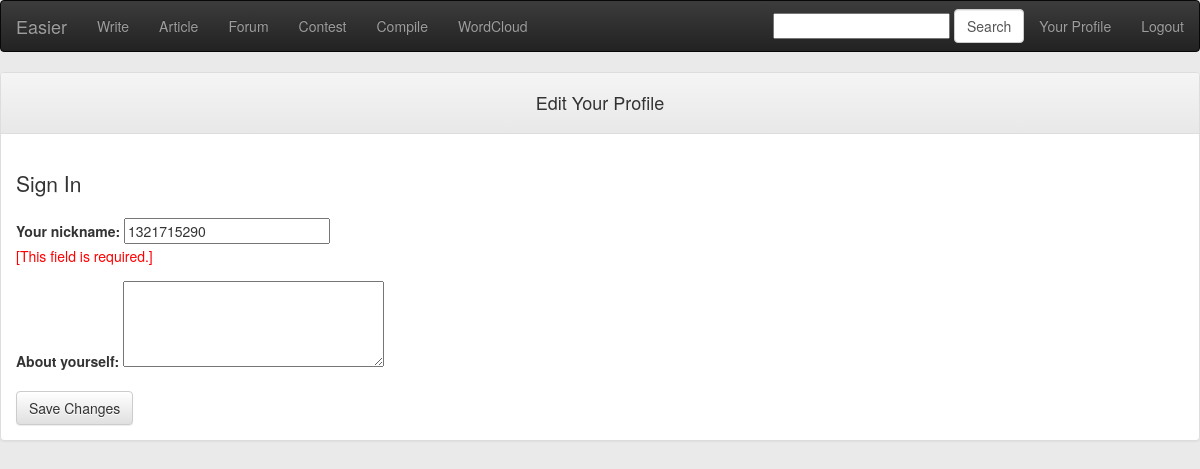
Before: /edit (signed in) with the older database file.
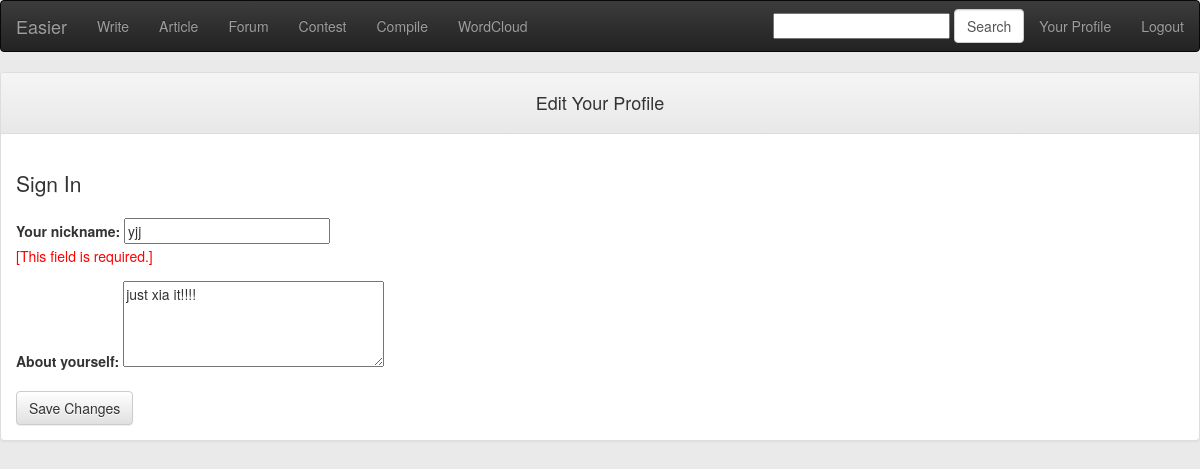
After: the same page with the newer database file.
### app/models.py (models this page shows, shortened)
class User(db.Model):
    id = db.Column(db.Integer, primary_key=True)
    nickname = db.Column(db.String(64), index=True, unique=True)
    email = db.Column(db.String(120), index=True, unique=True)
    password = db.Column(db.String(120), index=True)
    posts = db.relationship('Post', backref='author', lazy='dynamic')
    cards = db.relationship('Card', backref='participant')
    about_me = db.Column(db.String(140))
    last_seen = db.Column(db.DateTime)
    followed = db.relationship('User',
                               secondary=followers,
                               primaryjoin=(followers.c.follower_id == id),
                               secondaryjoin=(followers.c.followed_id == id),
                               backref=db.backref('followers', lazy='dynamic'),
                               lazy='dynamic')
    is_authenticated = True
    is_active = True
    is_anonymous = False

### app/views.py (the view)
@app.route('/edit', methods=['GET', 'POST'])
@login_required
def edit():
    form = EditForm(g.user.nickname)
    if form.validate():
        g.user.nickname = form.nickname.data
        g.user.about_me = form.about_me.data
        db.session.add(g.user)
        db.session.commit()
        flash("Your changes have been saved")
        return redirect(url_for('edit'))
    else:
        form.nickname.data = g.user.nickname
        form.about_me.data = g.user.about_me
    return render_template('edit.html', form=form)

### app/forms.py (shortened to what this page needs)
class SearchForm(Form):
    search = StringField('search', validators=[DataRequired()])

class EditForm(Form):
    nickname = StringField('nickname', validators=[DataRequired()])
    about_me = TextAreaField('about_me', validators=[Length(min=0, max=140)])
    def __init__(self, original_nickname, *args, **kwargs):
        Form.__init__(self, *args, **kwargs)
        self.original_nickname = original_nickname
    def validate(self):
        if not Form.validate(self):
            return False

### app/views.py (called while the page is built)
@app.before_request
def before_request():
    g.user = current_user
    g.search_form = SearchForm()
    if g.user.is_authenticated:
        g.user.last_seen = datetime.utcnow()
        db.session.add(g.user)
        db.session.commit()

@lm.user_loader
def load_user(id):
    return User.query.get(int(id))

### app/templates/edit.html (shortened to what this page needs)
{% extends "base.html" %}
{% block content %}
<div class="panel panel-default">
    <div class="panel-heading">
        <h4 class="text-center">Edit Your Profile</h4>
    </div>
    <div class="panel-body">
        <h1 class="lead">Sign In</h1>
        <form action="" method="post" name="edit">
            <div class="form-group">
                <label for="nickname">Your nickname:</label>
                {{form.nickname(size = 24)}}
                {% for error in form.errors.nickname %}
                <br><span style="color: red;">[{{error}}]</span>
                {% endfor %}
            </div>
            <div class="form-group">
                <label for="about_me">About yourself:</label>
                {{form.about_me(cols = 32, rows = 4)}}
            </div>
            <button type="submit" class="btn btn-default">Save Changes</button>
        </form>
    </div>
</div>
{% endblock %}

Changed rows visible on the page:
changed User: nickname "1321715290" → "yjj"; about_me (not shown) → "just xia it!!!!"
